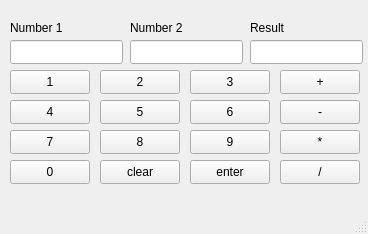
<?xml version="1.0" encoding="UTF-8"?>
<ui version="4.0">
 <class>MainWindow</class>
 <widget class="QMainWindow" name="MainWindow">
  <property name="geometry">
   <rect>
    <x>0</x>
    <y>0</y>
    <width>368</width>
    <height>234</height>
   </rect>
  </property>
  <property name="windowTitle">
   <string>MainWindow</string>
  </property>
  <widget class="QWidget" name="centralwidget">
   <widget class="QLabel" name="textNumber1">
    <property name="geometry">
     <rect>
      <x>10</x>
      <y>20</y>
      <width>61</width>
      <height>16</height>
     </rect>
    </property>
    <property name="text">
     <string>Number 1</string>
    </property>
   </widget>
   <widget class="QLabel" name="textNumber2">
    <property name="geometry">
     <rect>
      <x>130</x>
      <y>20</y>
      <width>61</width>
      <height>16</height>
     </rect>
    </property>
    <property name="text">
     <string>Number 2</string>
    </property>
   </widget>
   <widget class="QLabel" name="textResult">
    <property name="geometry">
     <rect>
      <x>250</x>
      <y>20</y>
      <width>61</width>
      <height>16</height>
     </rect>
    </property>
    <property name="text">
     <string>Result</string>
    </property>
   </widget>
   <widget class="QLineEdit" name="num1">
    <property name="geometry">
     <rect>
      <x>10</x>
      <y>40</y>
      <width>113</width>
      <height>24</height>
     </rect>
    </property>
   </widget>
   <widget class="QLineEdit" name="num2">
    <property name="geometry">
     <rect>
      <x>130</x>
      <y>40</y>
      <width>113</width>
      <height>24</height>
     </rect>
    </property>
   </widget>
   <widget class="QLineEdit" name="result">
    <property name="geometry">
     <rect>
      <x>250</x>
      <y>40</y>
      <width>113</width>
      <height>24</height>
     </rect>
    </property>
   </widget>
   <widget class="QPushButton" name="N1">
    <property name="geometry">
     <rect>
      <x>10</x>
      <y>70</y>
      <width>80</width>
      <height>24</height>
     </rect>
    </property>
    <property name="text">
     <string>1</string>
    </property>
   </widget>
   <widget class="QPushButton" name="N2">
    <property name="geometry">
     <rect>
      <x>100</x>
      <y>70</y>
      <width>80</width>
      <height>24</height>
     </rect>
    </property>
    <property name="text">
     <string>2</string>
    </property>
   </widget>
   <widget class="QPushButton" name="N3">
    <property name="geometry">
     <rect>
      <x>190</x>
      <y>70</y>
      <width>80</width>
      <height>24</height>
     </rect>
    </property>
    <property name="text">
     <string>3</string>
    </property>
   </widget>
   <widget class="QPushButton" name="add">
    <property name="geometry">
     <rect>
      <x>280</x>
      <y>70</y>
      <width>80</width>
      <height>24</height>
     </rect>
    </property>
    <property name="text">
     <string>+</string>
    </property>
   </widget>
   <widget class="QPushButton" name="sub">
    <property name="geometry">
     <rect>
      <x>280</x>
      <y>100</y>
      <width>80</width>
      <height>24</height>
     </rect>
    </property>
    <property name="text">
     <string>-</string>
    </property>
   </widget>
   <widget class="QPushButton" name="N6">
    <property name="geometry">
     <rect>
      <x>190</x>
      <y>100</y>
      <width>80</width>
      <height>24</height>
     </rect>
    </property>
    <property name="text">
     <string>6</string>
    </property>
   </widget>
   <widget class="QPushButton" name="N5">
    <property name="geometry">
     <rect>
      <x>100</x>
      <y>100</y>
      <width>80</width>
      <height>24</height>
     </rect>
    </property>
    <property name="text">
     <string>5</string>
    </property>
   </widget>
   <widget class="QPushButton" name="N4">
    <property name="geometry">
     <rect>
      <x>10</x>
      <y>100</y>
      <width>80</width>
      <height>24</height>
     </rect>
    </property>
    <property name="text">
     <string>4</string>
    </property>
   </widget>
   <widget class="QPushButton" name="mul">
    <property name="geometry">
     <rect>
      <x>280</x>
      <y>130</y>
      <width>80</width>
      <height>24</height>
     </rect>
    </property>
    <property name="text">
     <string>*</string>
    </property>
   </widget>
   <widget class="QPushButton" name="N9">
    <property name="geometry">
     <rect>
      <x>190</x>
      <y>130</y>
      <width>80</width>
      <height>24</height>
     </rect>
    </property>
    <property name="text">
     <string>9</string>
    </property>
   </widget>
   <widget class="QPushButton" name="N8">
    <property name="geometry">
     <rect>
      <x>100</x>
      <y>130</y>
      <width>80</width>
      <height>24</height>
     </rect>
    </property>
    <property name="text">
     <string>8</string>
    </property>
   </widget>
   <widget class="QPushButton" name="N7">
    <property name="geometry">
     <rect>
      <x>10</x>
      <y>130</y>
      <width>80</width>
      <height>24</height>
     </rect>
    </property>
    <property name="text">
     <string>7</string>
    </property>
   </widget>
   <widget class="QPushButton" name="div">
    <property name="geometry">
     <rect>
      <x>280</x>
      <y>160</y>
      <width>80</width>
      <height>24</height>
     </rect>
    </property>
    <property name="text">
     <string>/</string>
    </property>
   </widget>
   <widget class="QPushButton" name="enter">
    <property name="geometry">
     <rect>
      <x>190</x>
      <y>160</y>
      <width>80</width>
      <height>24</height>
     </rect>
    </property>
    <property name="text">
     <string>enter</string>
    </property>
   </widget>
   <widget class="QPushButton" name="clear">
    <property name="geometry">
     <rect>
      <x>100</x>
      <y>160</y>
      <width>80</width>
      <height>24</height>
     </rect>
    </property>
    <property name="text">
     <string>clear</string>
    </property>
   </widget>
   <widget class="QPushButton" name="N0">
    <property name="geometry">
     <rect>
      <x>10</x>
      <y>160</y>
      <width>80</width>
      <height>24</height>
     </rect>
    </property>
    <property name="text">
     <string>0</string>
    </property>
   </widget>
  </widget>
  <widget class="QMenuBar" name="menubar">
   <property name="geometry">
    <rect>
     <x>0</x>
     <y>0</y>
     <width>368</width>
     <height>21</height>
    </rect>
   </property>
  </widget>
  <widget class="QStatusBar" name="statusbar"/>
 </widget>
 <resources/>
 <connections/>
</ui>
